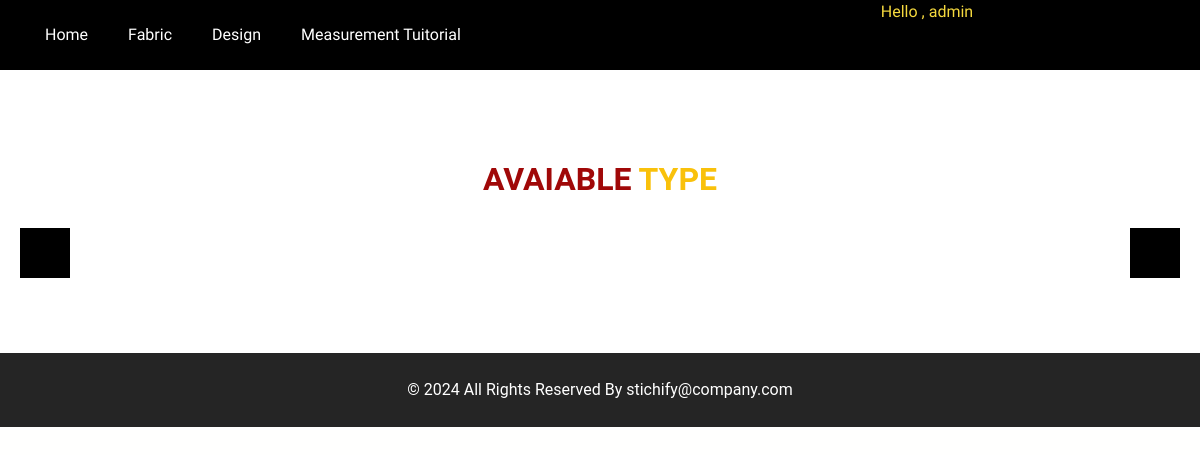
Before: /homepage/fabric/1/type/ (signed in) with the older database file.
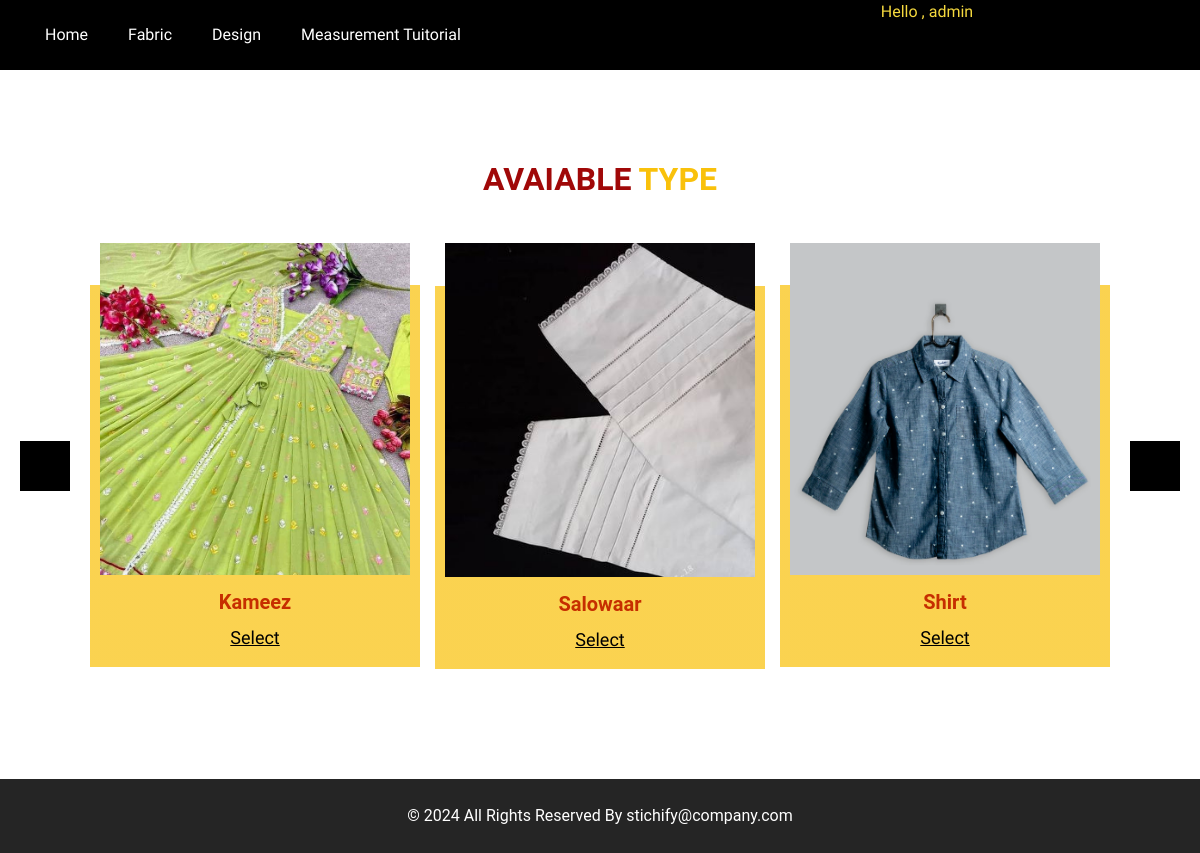
After: the same page with the newer database file.
### TailorApp/models.py (models this page shows, shortened)
class type_model(models.Model):
    ty_id = models.IntegerField(primary_key=True)
    ty_name = models.CharField(max_length=50)
    ty_image = models.ImageField(upload_to="types/images", default="")

### TailorApp/views.py (the view)
# urls.py: path('homepage/fabric/<int:pk>/type/', tviews.type_view, name = "type"),
@login_required
def type_view(request, pk):
    if request.user.is_authenticated:
        username = request.user.username
    fab = fabric_model.objects.filter(pk = pk).first()
    type_list = type_model.objects.all()
    global val_fab
    def val_fab():
        return fab
    context = {'fab' : fab, 'type_list' : type_list, 'username':username}
    return render (request, 'type.html', context)

### TailorApp/templates/type.html (shortened to what this page needs)
{% load static %}
<!DOCTYPE html>
<html>
<head>
  <link rel="stylesheet" type="text/css" href="{% static 'css/typebootstrap.css' %}" />
  <link rel="stylesheet" type="text/css" href="https://cdnjs.cloudflare.com/ajax/libs/OwlCarousel2/2.3.4/assets/owl.carousel.min.css" />
  <link href="{% static 'css/typefont-awesome.min.css' %}" rel="stylesheet" />
  <link rel="stylesheet" href="https://cdnjs.cloudflare.com/ajax/libs/jquery-nice-select/1.1.0/css/nice-select.min.css" />
  <link rel="stylesheet" href="https://cdnjs.cloudflare.com/ajax/libs/bootstrap-datepicker/1.3.0/css/datepicker.css">
  <link href="{% static 'css/type.css' %}" rel="stylesheet" />
</head>
<body>
  <div class="hero_area">
    <header class="header_section">
      <div class="header_bottom">
        <div class="container-fluid">
          <nav class="navbar navbar-expand-lg custom_nav-container ">
            <div class="collapse navbar-collapse" id="navbarSupportedContent">
              <div class="d-flex mr-auto flex-column flex-lg-row align-items-center">
                <ul class="navbar-nav">
                  <li class="nav-item active">
                    <a class="nav-link" href="#">Home </a>
                  </li>
                  <li class="nav-item">
                    <a class="nav-link" href="#">Fabric</a>
                  </li>
                  <li class="nav-item">
                    <a class="nav-link" href="#">Design</a>
                  </li>
                  <li class="nav-item">
                    <a class="nav-link" href="#">Measurement Tuitorial</a>
                  </li>
                  <li class="nav-item">
                    <a id="user_name">Hello , {{username}}</a>
                  </li>
                </ul>
              </div>
            </div>
          </nav>
        </div>
      </div>
    </header>
  <section class="team_section layout_padding">
    <div class="container">
      <div class="heading_container heading_center">
        <h2>
          Avaiable <span>Type</span>
        </h2>
      </div>
      <div class="carousel-wrap ">
        <div class="owl-carousel team_carousel">
          {% for i in type_list %}
          <div class="item">
            <div class="box">
              <div class="img-box">
                <img src="{{i.ty_image.url}}" alt="" />
              </div>
              <div class="detail-box">
                <h5>
                  {{i.ty_name}}
                </h5>
                <div class="social_box">
                  <a href="{% url 'design' i.ty_id %}">Select</a>
                </div>
              </div>
            </div>
          </div>
          {% endfor %}
        </div>
      </div>
    </div>
  </section>
  <footer class="footer_section">
    <div class="container">
      <p>
        &copy; <span id="displayYear"></span> All Rights Reserved By
        <a href="#">stichify@company.com</a>
      </p>
    </div>
  </footer>
</body>
</html>

### TailorApp/static/css/type.css (style rules this page uses)
body { font-family: 'Roboto', sans-serif; color: #0c0c0c; background-color: #fffffe; overflow-x: hidden; background-image: url('../image/1.jpg'); }
.layout_padding { padding: 90px 0; }
.heading_container { display: -webkit-box; display: -ms-flexbox; display: flex; -webkit-box-orient: vertical; -webkit-box-direction: normal; -ms-flex-direction: column; flex-direction: column; -webkit-box-align: start; -ms-flex-align: start; align-items: flex-start; }
.heading_container h2 { position: relative; font-weight: bold; }
.heading_container h2 span { color: #00c6a9; }
.heading_container.heading_center { -webkit-box-align: center; -ms-flex-align: center; align-items: center; text-align: center; }
a, a:hover, a:focus { text-decoration: none; }
.hero_area { position: relative; }
.header_section .header_bottom { background-color:#000000; }
.header_section .header_bottom .container-fluid { padding-right: 25px; padding-left: 25px; }
.custom_nav-container { padding: 0; }
.custom_nav-container .navbar-nav .nav-item .nav-link { padding: 3px 5px; margin: 20px 15px; color: #ffffff; text-align: center; font-family: 'Autour One', cursive; }
#user_name { color: #f5d93e; padding-top: 200px; padding-left:400px ; font-family: 'Autour One', cursive; }
.team_section { background-color: #ffffffda; }
.team_section .heading_container { margin-bottom: 45px; }
.team_section .heading_container h2 { color: #a00808; text-transform: uppercase; margin: 0; }
.team_section .heading_container h2 span { color: #f9c10b; }
.team_section .box { display: -webkit-box; display: -ms-flexbox; display: flex; -webkit-box-orient: vertical; -webkit-box-direction: normal; -ms-flex-direction: column; flex-direction: column; -webkit-box-align: center; -ms-flex-align: center; align-items: center; text-align: center; -webkit-transition: all 0.3s; transition: all 0.3s; padding: 0 10px; background: -webkit-gradient(linear, left top, left bottom, color-stop(10%, transparent), color-stop(10%, #ffffff)); background: linear-gradient(to bottom, transparent 10%, #f9c10bb7 10%); }
.team_section .box .img-box img { width: 100%; }
.team_section .box .detail-box { padding: 15px; border-radius: 10px; -webkit-transition: all 0.3s; transition: all 0.3s; }
.team_section .box .detail-box h5 { font-weight: bold; color: #c62e00; }
.team_section .box .detail-box .social_box { display: -webkit-box; display: -ms-flexbox; display: flex; -webkit-box-pack: center; -ms-flex-pack: center; justify-content: center; }
.team_section .box .detail-box .social_box a { width: 30px; height: 30px; border-radius: 100%; display: -webkit-box; display: -ms-flexbox; display: flex; -webkit-box-pack: center; -ms-flex-pack: center; justify-content: center; -webkit-box-align: center; -ms-flex-align: center; align-items: center; font-size: 18px; margin: 0 2.5px; color: #000000; text-decoration: underline; font-family: 'Autour One', cursive; }
.team_section .team_carousel { margin-top: 45px; padding: 0 45px; }
.footer_section { position: relative; background-color: #252525; text-align: center; }
.footer_section p { color: #ffffff; padding: 25px 0; margin: 0; }
.footer_section p a { color: inherit; }

Changed rows visible on the page:
added type_model: ty_image (picture), ty_name "Kameez"
added type_model: ty_image (picture), ty_name "Salowaar"
added type_model: ty_image (picture), ty_name "Shirt"
